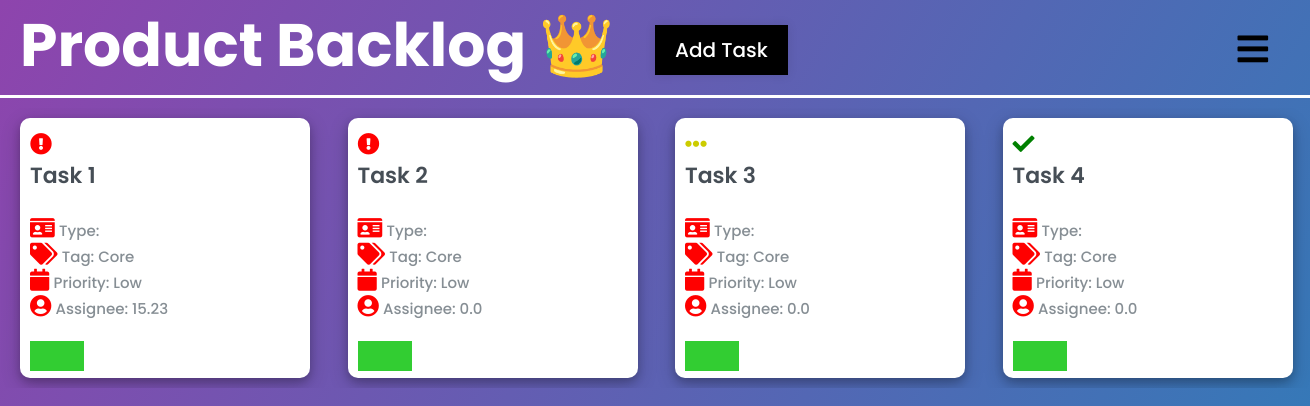
The page / on the database its author committed.
### tables this page shows
CREATE TABLE "card" (
	"card_id"	INTEGER NOT NULL UNIQUE,
	"card_name"	TEXT NOT NULL,
	"card_tag"	TEXT,
	"card_priority"	TEXT,
	"card_storypoint"	TEXT,
	"card_description"	TEXT,
	"card_status"	TEXT,
	"list_id"	INTEGER,
	"user_username"	TEXT,
	"sprint_id"	INTEGER,
	"card_type"	INTEGER,
	"card_timer"	REAL DEFAULT 0,
	"card_elapsed"	REAL,
	FOREIGN KEY("sprint_id") REFERENCES "Sprint"("sprint_id") ON DELETE SET NULL,
	FOREIGN KEY("user_username") REFERENCES "User"("user_username"),
	FOREIGN KEY("list_id") REFERENCES "List"("list_id"),
	PRIMARY KEY("card_id" AUTOINCREMENT)
);

### app.py (the view)
@app.route("/", methods=['POST', 'GET'])
def product_backlog():
    users = appDb.all_users()
    if request.method == "POST":
        card_name = request.form.get("taskname")
        card_tag = request.form.get("tasktag")
        card_priority = request.form.get("taskpriority")
        card_storypoint = request.form.get("taskstorypoint")
        card_description = request.form.get("taskdescription")
        card_status = request.form.get("taskstatus")
        card_type = request.form.get("tasktype")
        if  request.form.get("taskassignee") == "":
            card_assignee = None
        else:
             card_assignee = request.form.get("taskassignee")
        try:
            appDb.create_card(card_name, card_tag, card_priority, card_storypoint, card_description, card_status, card_type, None, card_assignee)
            return redirect("/")
        except:
            return "There was an issue addind your task!"
    else:
        tasks = appDb.all_cards()
        return render_template("index.html", tasks=tasks, users=users)

### db.py (called while the page is built)
    def all_users(self) :
        try :
            self.cursor.execute(
                "SELECT * from user")
            return self.cursor.fetchall()
        except Exception as e :
            return e

    def all_cards(self ) :
        try :
            self.cursor.execute(
                "SELECT * from CARD")
            return self.cursor.fetchall()
        except Exception as e :
            return e

### templates/index.html (shortened to what this page needs)
{% extends "base.html" %}
{% block head %}
<link rel="stylesheet" href="https://use.fontawesome.com/releases/v5.15.4/css/all.css"/>
{% endblock %}
{% block body %}
<div class="product_backlog">
    <h1>Product Backlog &#128081;</h1>
    <label for="add_task_check" class="show_add_task_btn">Add Task</label>
    <label for="check">
        <i class="fas fa-bars" id="btn"></i>
    </label>
    <div class="task_box">
        {% for task in tasks %}
            <div class="miniature_card">
                <div class="front_facing">
                    {% if task[6] == "To do" %}
                        <div><i class="fa fa-exclamation-circle" style="color:red; margin-top: 5px;"></i></div>
                    {% elif task[6] == "Doing" %}
                        <div><i class="fa fa-ellipsis-h" style="color:#CCCC00; margin-top: 5px;"></i></div>
                    {% else %}
                        <div><i class="fa fa-check" style="color:green; margin-top: 5px;"></i></div>
                    {% endif %}
                    <div class="card_text">
                        <h3 class="name">{{task[1]}}</h3>
                        <br>
                    </div>
                    <div class="tag_type_priority">
                        <i class="fa fa-id-card"></i>
                        <span class="quote2">Type: {{task[13]}}</span>
                        <br>
                        <i class="fa fa-tags"></i>
                        <span class="quote2">Tag: {{task[2]}}</span>
                        <br>
                        <i class="fa fa-calendar"></i>
                        <span class="quote2">Priority: {{task[3]}}</span>
                        <br>
                        <i class="fa fa-user-circle"></i>
                        <span class="quote2">Assignee: {{task[11]}}</span>
                        <br>
                        <div class="line">
                            {% if task[4] == "1" %}
                                <span class="color-1"></span>
                            {% elif task[4] == "2" %}
                                <span class="color-1"></span>
                                <span class="color-2"></span>
                            {% elif task[4] == "3" %}
                                <span class="color-1"></span>
                                <span class="color-2"></span>
                                <span class="color-3"></span>
                            {% elif task[4] == "4" %}
                                <span class="color-1"></span>
                                <span class="color-2"></span>
                                <span class="color-3"></span>
                                <span class="color-4"></span>
                            {% else %}
                                <span class="color-1"></span>
                                <span class="color-2"></span>
                                <span class="color-3"></span>
                                <span class="color-4"></span>
                                <span class="color-5"></span>
                            {% endif %}
                        </div>
                    </div>
                </div>
            </div>
        {% endfor %}
    </div>
</div>
{% endblock %}

### templates/base.html (shortened to what this page needs)
<!DOCTYPE html>
<html lang="en">
<head>
    <link rel="stylesheet" href="{{ url_for('static', filename='css/main.css')}}">
    {% block head %}{% endblock %}
</head>
<body>
    {% block body %}{% endblock %}
</body>
</html>

### static/css/main.css (style rules this page uses)
* { margin: 0; padding: 0; box-sizing: border-box; font-family: "Poppins", sans-serif; }
body { margin: 0; padding: 0; overflow: hidden; }
.product_backlog { background: linear-gradient(120deg, #8e44ad, #2980b9); height: 100vh; }
.product_backlog h1 { text-align: left; padding-left: 20px; padding-bottom: 5px; border-bottom: 3px solid white; font-size: 60px; color: white; }
label #btn, label #cancel { position: absolute; cursor: pointer; border-radius: 3px; }
label #btn { right: 30px; top: 25px; font-size: 35px; color: black; padding: 6px 12px; transition: all .5s; }
.show_add_task_btn { background-color: black; padding: 10px 20px; font-size: 20px; font-weight: 500; color: white; cursor: pointer; box-shadow: 0px 0px 10px rgba(0,0,0,0.1); border-color: black; position: absolute; top: 25px; left: 50%; }
.task_box { display: grid; grid-template-columns: repeat(4, minmax(150px, 0.5fr)); grid-row: 150px; padding: 10px; gap: 20px; justify-content: center; overflow: auto; max-height: 90%; margin-top: 10px; }
.miniature_card { width: 290px; max-width: 290px; height: 260px; max-height: 260px; background-color: #fff; justify-content: left; align-items: left; text-align: left; border-radius: 10px; box-shadow: 0 4px 8px 0 rgba(0, 0, 0, 0.2), 0 6px 20px 0 rgba(0, 0, 0, 0.19); padding: 10px; overflow: hidden; margin-left: 10px; word-wrap: break-word; }
.miniature_card i { font-size: 22px !important; color: red; }
.miniature_card .name { font-size: 22px; color: #464e56; font-weight: 600; }
.miniature_card .quote2 { font-size: 15px; font-weight: 500; color: #868e94; }
.line span { display:block; width:20%; float:left; height:5px; margin-top: 20px; height: 30px; }
.line { width:100%; }
.color-1 { background: limegreen; }

### rows shown on the page
card: card_status "To do" (drawn), card_name "Task 1", card_tag "Core", card_priority "Low", card_timer "15.23", card_storypoint "1" (drawn)
card: card_status "To do" (drawn), card_name "Task 2", card_tag "Core", card_priority "Low", card_timer "0.0", card_storypoint "1" (drawn)
card: card_status "Doing" (drawn), card_name "Task 3", card_tag "Core", card_priority "Low", card_timer "0.0", card_storypoint "1" (drawn)
card: card_status "Done" (drawn), card_name "Task 4", card_tag "Core", card_priority "Low", card_timer "0.0", card_storypoint "1" (drawn)
